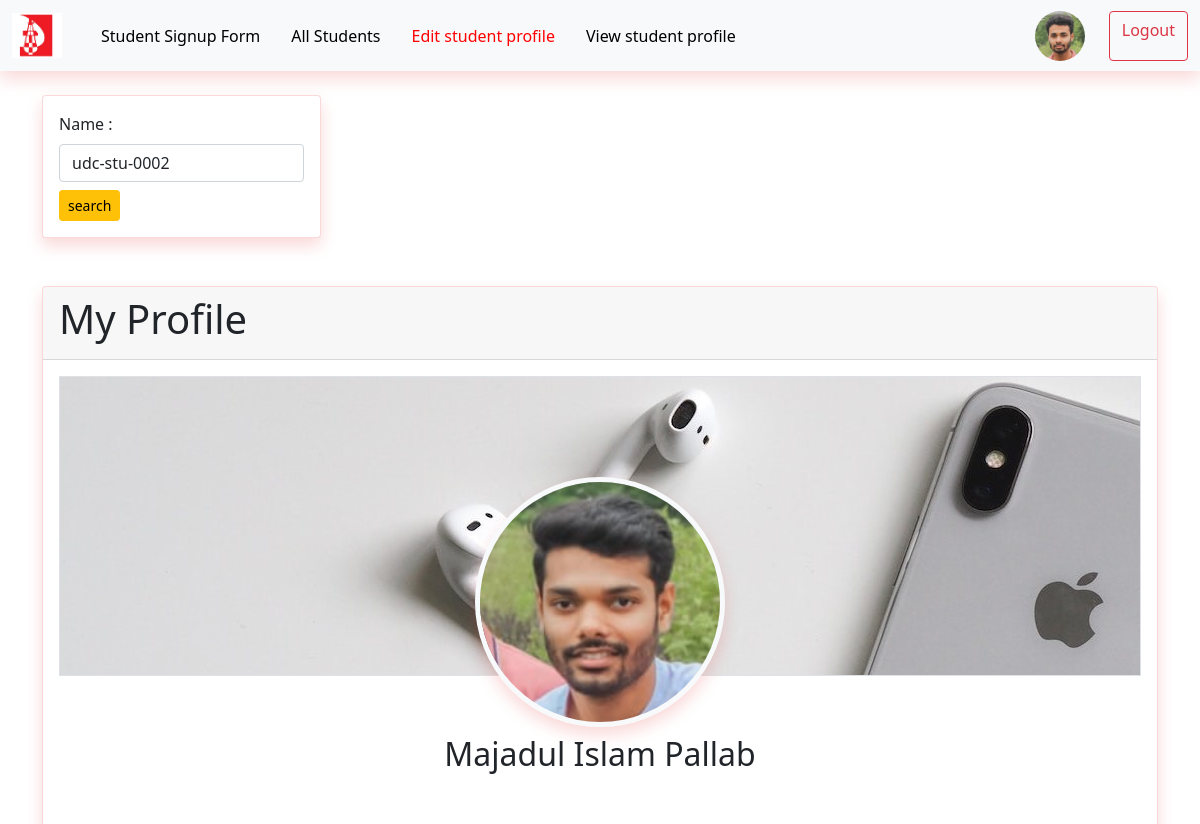
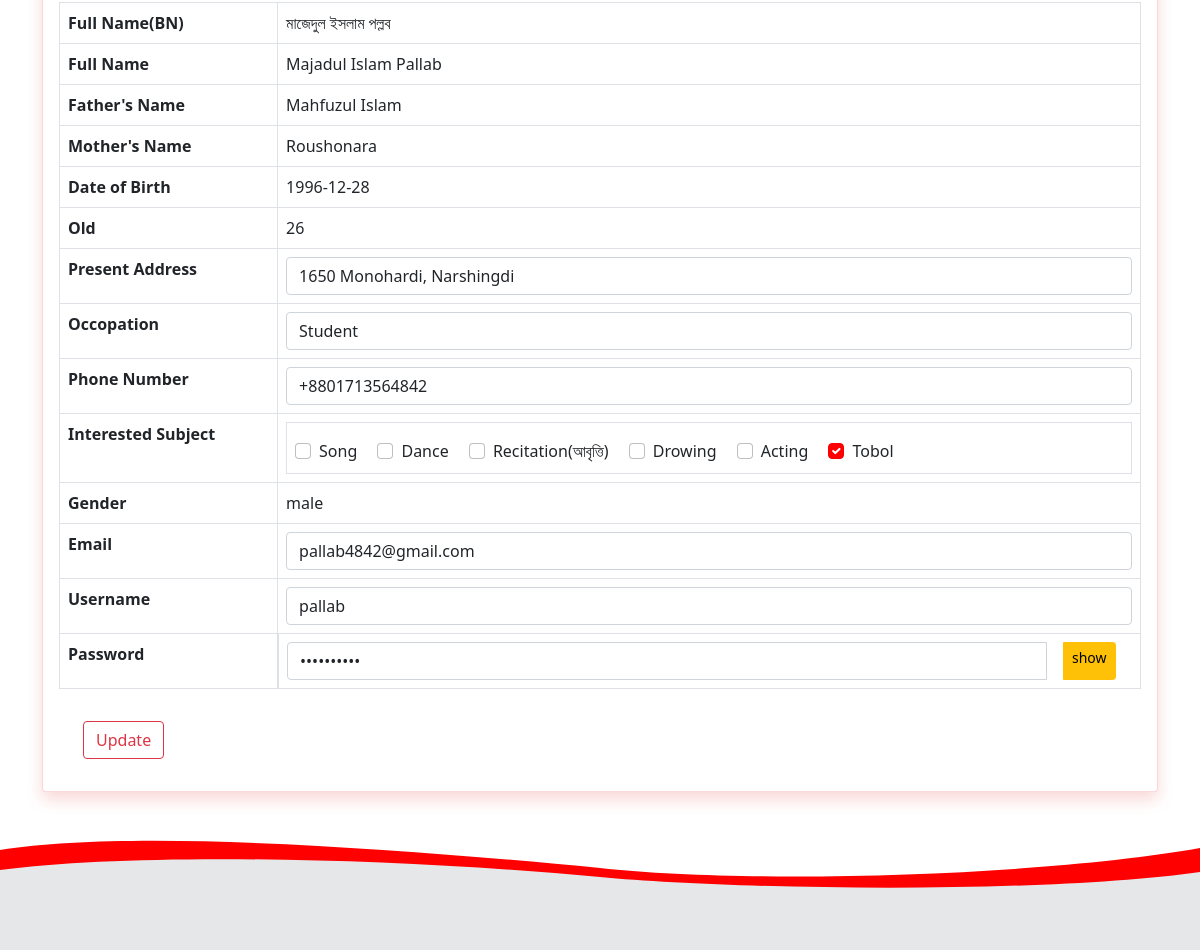
The page /pages/edit.php?edit_id=udc-stu-0002 (signed in) on the database its author committed (2 pictures, top to bottom).
### tables this page shows
CREATE TABLE `students` (
  `id` int(11) NOT NULL,
  `stu_id` varchar(12) DEFAULT 'udc-stu-',
  `full_name` varchar(225) NOT NULL,
  `full_name_bn` varchar(500) NOT NULL,
  `father_name` varchar(225) NOT NULL,
  `mother_name` varchar(225) NOT NULL,
  `present_address` varchar(555) NOT NULL,
  `date_of_birth` varchar(30) NOT NULL,
  `age` int(3) NOT NULL,
  `occupation` varchar(225) NOT NULL,
  `phone` varchar(20) NOT NULL,
  `interested_subject` varchar(50) NOT NULL,
  `gender` varchar(10) NOT NULL,
  `email` varchar(225) NOT NULL,
  `username` varchar(225) NOT NULL,
  `password` varchar(225) NOT NULL,
  `photo` varchar(225) NOT NULL,
  `status` tinyint(1) NOT NULL DEFAULT 1,
  `trash` tinyint(1) NOT NULL DEFAULT 0,
  `created_at` timestamp NOT NULL DEFAULT current_timestamp(),
  `updated_at` timestamp NULL DEFAULT NULL
);

### pages/edit.php (the view, shortened to what this page needs)
<?php
		include_once('../config.php');
		$ad_user_id = $_SESSION['ad_id'];
	  	$admin_sql = "SELECT * FROM administrator_users WHERE ad_id = '$ad_user_id'";
		  $admin_result = mysqli_query($connect, $admin_sql) or die('ad_select query not run');
		  $admin_row = mysqli_fetch_assoc($admin_result);
		$edit_id = $_GET['edit_id'] ?? $_GET['get_stu_id'] ?? "";
?>
<!DOCTYPE html>
<html lang="en">
<head>
  <link rel="stylesheet" href="https://cdn.jsdelivr.net/npm/bootstrap-icons@1.3.0/font/bootstrap-icons.css">
  <link href="../assects/css/bootstrap.min.css" rel="stylesheet">
    <link rel="stylesheet" href="../assects/css/style.css">
   <link rel="stylesheet" href="../assects/css/responsive.css">
</head>
<body>
  <nav class="navbar navbar-expand-lg navbar-danger bg-light shadow">
    <div class="container-fluid">
      <a class="navbar-brand" href="#"><img src="../assects/media/img/udichilogo.jpg" alt="udc logo" width="50" height="45"></a>
      <div class="collapse navbar-collapse" id="navbarSupportedContent">
        <ul class="navbar-nav me-auto mb-2 mb-lg-0">
          <li class="nav-item">
            <a class="nav-link" href="./signup.php">Student Signup Form</a>
          </li>
          <li class="nav-item">
            <a class="nav-link " href="./table.php">All Students</a>
          </li>
          <li class="nav-item">
            <a class="nav-link live" href="./edit.php">Edit student profile</a>
          </li>
          <li class="nav-item">
            <a class="nav-link" href="./profile.php">View student profile</a>
          </li>
        </ul>
        <div class="d-flex">
            <a href="./ad_profile.php"><img class="rounded-circle border-warning" src="../assects/media/img/users/<?php echo $admin_row['ad_photo'];?>" alt="" width="50" height="50"></a>
            <a class="btn btn-outline-danger ms-4" href="./logout.php">Logout</a>
        </div>
      </div>
    </div>
  </nav>
<?php
		$edit_sql = "SELECT * FROM students WHERE stu_id = '$edit_id'";
		$edit_result = mysqli_query($connect, $edit_sql) or die('edit query not run');
		$edit_row = mysqli_fetch_assoc($edit_result);
?>
	<div class="container">
		<div class="card shadow w-25 my-4">
			<div class="card-body">
				<form action="" method="GET">
					<label for="stu-search" class="form-label">Name : </label>
					<input id="stu-search" class="form-control" type="text" name="get_stu_id" placeholder="Search by student id" value="<?php echo $edit_id?>">
					<button class="btn btn-sm btn-warning mt-2" type="submit">search</button>
				</form>
			</div>
		</div>
	</div>
	<?php
			if(mysqli_num_rows($edit_result) > 0) :
	?>
 	<div class="container">
		<div class="card my-5 shadow">
			<div class="card-header">
				<h1>My Profile</h1>
			</div>
			<div class="card-body">
				<div class="profile-head bg-light border" style='background-image: url("../assects/media/img/users/userBG.jpg")'>
					<div class="user-pic">
						<div class="pic">
							<img width="250px" height="250px" class="profile-pic shadow border border-light border-5 rounded-circle" src="../assects/media/img/users/<?php echo $edit_row['photo'];?>" alt="Dammy">
							<h2 class="text-center my-2"><?php echo $edit_row['full_name'];?></h2>
						</div>
					</div>
				</div>
				<div class="user-info-table">
					<div class="table-responsive">
						<form action="" method="POST">
							<table class="table table-bordered">
							  <tbody>
							  	<tr>
							      	<th scope="row">Full Name(BN)</th>
							      	<td><?php echo $edit_row['full_name_bn'];?></td>
							    </tr>
							    <tr>
							      	<th scope="row">Full Name</th>
							      	<td><?php echo $edit_row['full_name'];?></td>
							    </tr>
							    <tr>
							      	<th scope="row">Father's Name</th>
							      	<td><?php echo $edit_row['father_name'];?></td>
							    </tr>
							    <tr>
							      	<th scope="row">Mother's Name</th>
							      	<td><?php echo $edit_row['mother_name'];?></td>
							    </tr>
							   <tr>
									<th scope="row">Date of Birth</th>
									<td><?php echo $edit_row['date_of_birth'];?></td>
								</tr>
								<tr>
									<th scope="row">Old</th>
									<td><?php echo $edit_row['age'];?></td>
								</tr>
								<tr>
									<th scope="row">Present Address</th>
									<td><input name="address" class="form-control" type="address" value="<?php echo $edit_row['present_address'];?>"></td>
								</tr>
								<tr>
									<th scope="row">Occopation</th>
									<td><input name="occopation" class="form-control" type="text" value="<?php echo $edit_row['occupation'];?>"></td>
								</tr>
								<tr>
									<th scope="row">Phone Number</th>
									<td><input name="phone" class="form-control" type="tel" value="<?php echo $edit_row['phone'];?>"></td>
								</tr>
								<tr>
									<th scope="row">Interested Subject</th>
									<td>
										<?php
											$interested_sub_result = mysqli_query($connect, "SELECT `interested_subject` FROM `students` WHERE `stu_id` = '$edit_id'") or die('sub not run');
											$ister_row = mysqli_fetch_assoc($interested_sub_result);
											$ins_sub =  explode(", ",$ister_row['interested_subject']);
										?>
										<fieldset class="border p-2">
											<div class="form-check form-check-inline">
												<input class="form-check-input" type="checkbox" id="song" value="song" name="interested_sub[]"
													 <?php echo (in_array("song",$ins_sub)) ? 'checked' : " "; ?>
												>
												<label class="form-check-label" for="song">Song</label>
										  </div>
										  <div class="form-check form-check-inline">
												<input class="form-check-input" type="checkbox" size="30" id="dance" value="dance" name="interested_sub[]"
													<?php echo (in_array("dance",$ins_sub)) ? "checked" : " "; ?>
												>
												<label class="form-check-label" for="dance">Dance</label>
										  </div>
											<div class="form-check form-check-inline">
												<input class="form-check-input" type="checkbox" id="recitation" value="recitation" name="interested_sub[]"
														<?php echo (in_array("recitation",$ins_sub)) ? "checked" : " "; ?>
												>
												<label class="form-check-label" for="recitation">Recitation(আবৃত্তি)</label>
										  </div>
										  <div class="form-check form-check-inline">
												<input class="form-check-input" type="checkbox" id="drowing" value="drowing" name="interested_sub[]"
														<?php echo (in_array("drowing",$ins_sub)) ? "checked" : " "; ?>
												>
												<label class="form-check-label pe-auto" for="drowing">Drowing</label>
										  </div>
										  <div class="form-check form-check-inline">
												<input class="form-check-input" type="checkbox" id="acting" value="acting" name="interested_sub[]"
													<?php echo (in_array("acting",$ins_sub)) ? "checked" : " "; ?>
												>
												<label class="form-check-label" for="acting">Acting</label>
										  </div>
											<div class="form-check form-check-inline">
												<input class="form-check-input" type="checkbox" id="tobol" value="tobol" name="interested_sub[]"
													<?php echo (in_array("tobol",$ins_sub)) ? "checked" : " "; ?>
												>
												<label class="form-check-label" for="tobol">Tobol</label>
										  </div>
										</fieldset>
									</td>
								</tr>
								<tr>
									<th scope="row">Gender</th>
									<td>
												<?php echo $edit_row['gender']; ?>
									</td>
								</tr>
								<tr>
									<th scope="row">Email</th>
									<td><input name="email" class="form-control" type="email" value="<?php echo $edit_row['email'];?>">
									</td>
								</tr>
								<tr>
									<th scope="row">Username</th>
									<td><input name="username" class="form-control" type="text" value="<?php echo $edit_row['username'];?>">
									</td>
								</tr>
								<tr>
									<th scope="row">Password</th>
									<td class="input-group">
										<input name="password" class="form-control" id="pass" type="password" value="<?php echo $edit_row['password'];?>">
										<span id="btn" onclick="passHideShow()" class="btn btn-warning btn-sm mx-3">show</span>
									</td>
								</tr>
							  </tbody>
							</table>
							<input class="btn btn-outline-danger ms-4 my-3" type="submit" name="submit" value="Update">
						</form>
					</div>
				</div>
			</div>
		</div>
	</div>
<?php else :
		echo "<h3 class='text-center py-5'>Pleae Search with \"studetn id\" </h3>";
		endif;
	?>
	<footer>
	  <svg viewBox="0 -20 700 110" width="100%" height="110" preserveAspectRatio="none">
	    <path transform="translate(0, -20)" d="M0,10 c80,-22 240,0 350,18 c90,17 260,7.5 350,-20 v50 h-700" fill="red" />
	    <path d="M0,10 c80,-18 230,-12 350,7 c80,13 260,17 350,-5 v100 h-700z" fill="#E6E7E9" />
	  </svg>
	</footer>
</body>
</html>

### assects/css/style.css (style rules this page uses)
* { margin: 0; padding: 0; box-sizing: border-box; }
.form-check-input:checked, .form-select:checked { background-color: #ff0000; border-color: #ff0000; }
.shadow { box-shadow: 0 .5rem 1rem rgba(232, 67, 67, 0.2)!important; }
.card { position: relative; display: flex; flex-direction: column; min-width: 0; word-wrap: break-word; background-color: #fff; background-clip: border-box; border: 1px solid rgba(232, 67, 67, 0.2); border-radius: .25rem; }
.profile-head { width: 100%; height: 300px; }
.profile-pic { margin-top: 100px; }
.user-info-table { margin-top: 150px; }
.pic img { display: block; margin: 100px auto 0 auto; }
.form-check-input, .form-select, .form-select option, .form-check-label { cursor: pointer; }
.navbar-danger .navbar-nav .nav-link { color: black; font-size: 16px; }
.live, .navbar-danger .navbar-nav .nav-link:focus, .navbar-danger .navbar-nav .nav-link:hover { color: red !important; }
.navbar-danger .navbar-nav .nav-item { margin-left: 15px; }
a { color:red; text-decoration:none; }

### rows shown on the page
students: photo (picture), full_name "Majadul Islam Pallab", full_name_bn "মাজেদুল ইসলাম পল্লব", father_name "Mahfuzul Islam", mother_name "Roushonara", date_of_birth "1996-12-28", age "26", address "1650 Monohardi, Narshingdi", occopation "Student", phone "+8801713564842", interested_subject "☑", gender "male", email "pallab4842@gmail.com", username "pallab"
